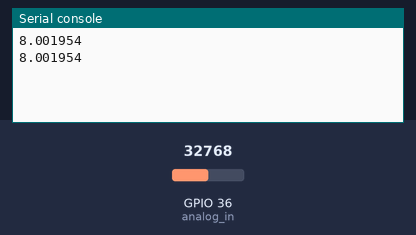
The program below on a simulated ESP32 board running MicroPython. Shown: the last lines printed to the serial console. Inputs (shaded band) come from the test bench; at power-on: GPIO 36 (analog_in) = 32768 (analog values on the 0–65535 scale).

Above: at 1.2 s.
1.3 s: GPIO 36 (analog_in) set to 45874
At 2.5 s:
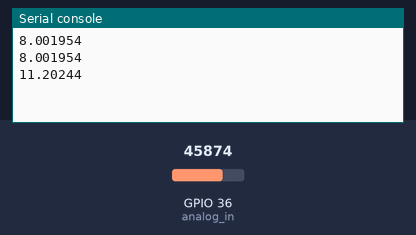
2.8 s: GPIO 36 (analog_in) set to 57670
At 3.8 s:
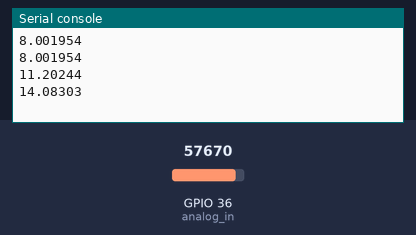
Timing chart, 0 to 5.8 s (numbered marks = the images above; inputs shaded):
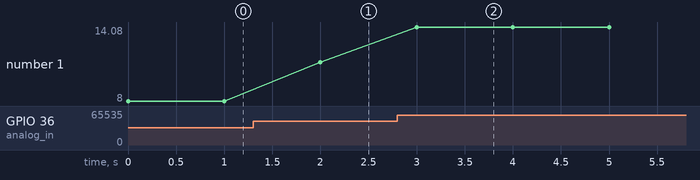

The program:

Analog_Input_measurement.py
```python
#we are using the ADC1 channel 0 of ESP32 which is pin number 36.
#The ADC1 has 12 bit resolution so the output will be 0 to 4095 which corresponds to 0 to 1V
from machine import Pin, ADC
import time

analog_in = ADC(Pin(36))
analog_in.atten(ADC.ATTN_11DB) #Full range: 3.3v

while True:
    value = 1 * analog_in.read_u16() / 4095
    print(value)
    time.sleep(1)
```

Measured:
- after the input at 1.3 s, the serial console: prints a new line after 0.70 s (image 1)
- after the input at 2.8 s, the serial console: prints a new line after 0.20 s (image 2)
- plotted number 1: 8 → 11.2 after the input at 1.3 s, 11.2 → 14.08 after the input at 2.8 s
